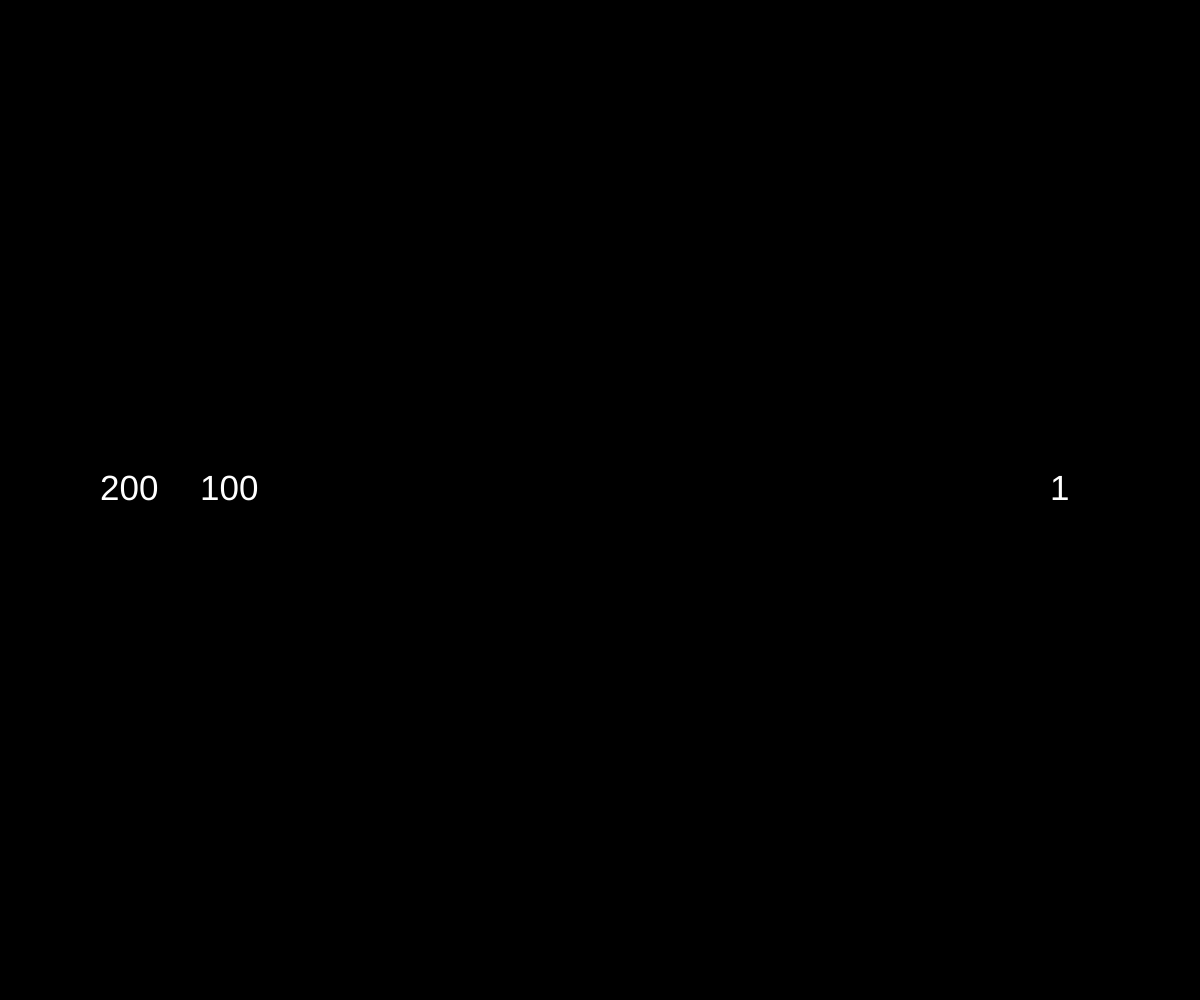
Frame 1 (no input)
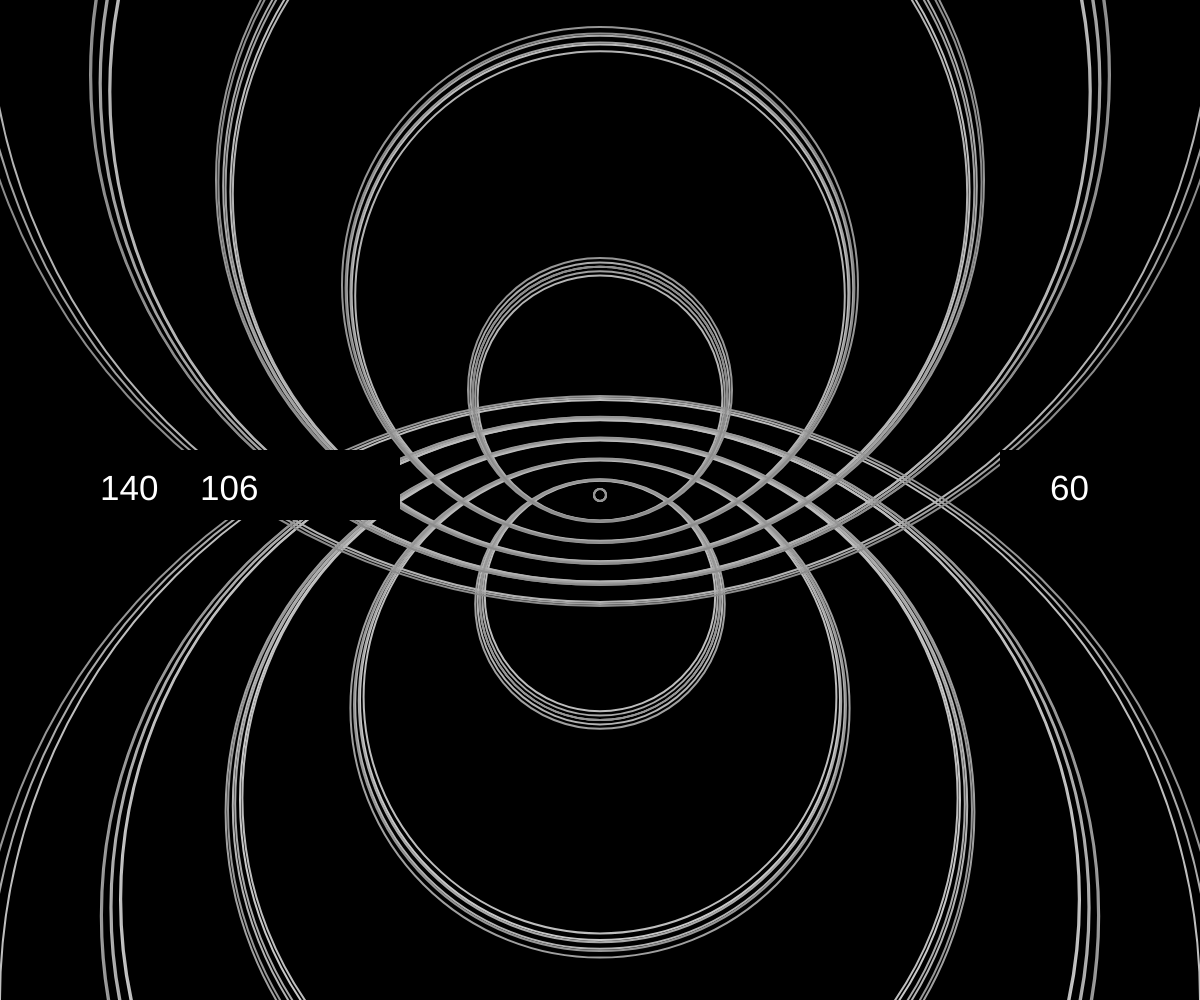
Frame 60 (no input)
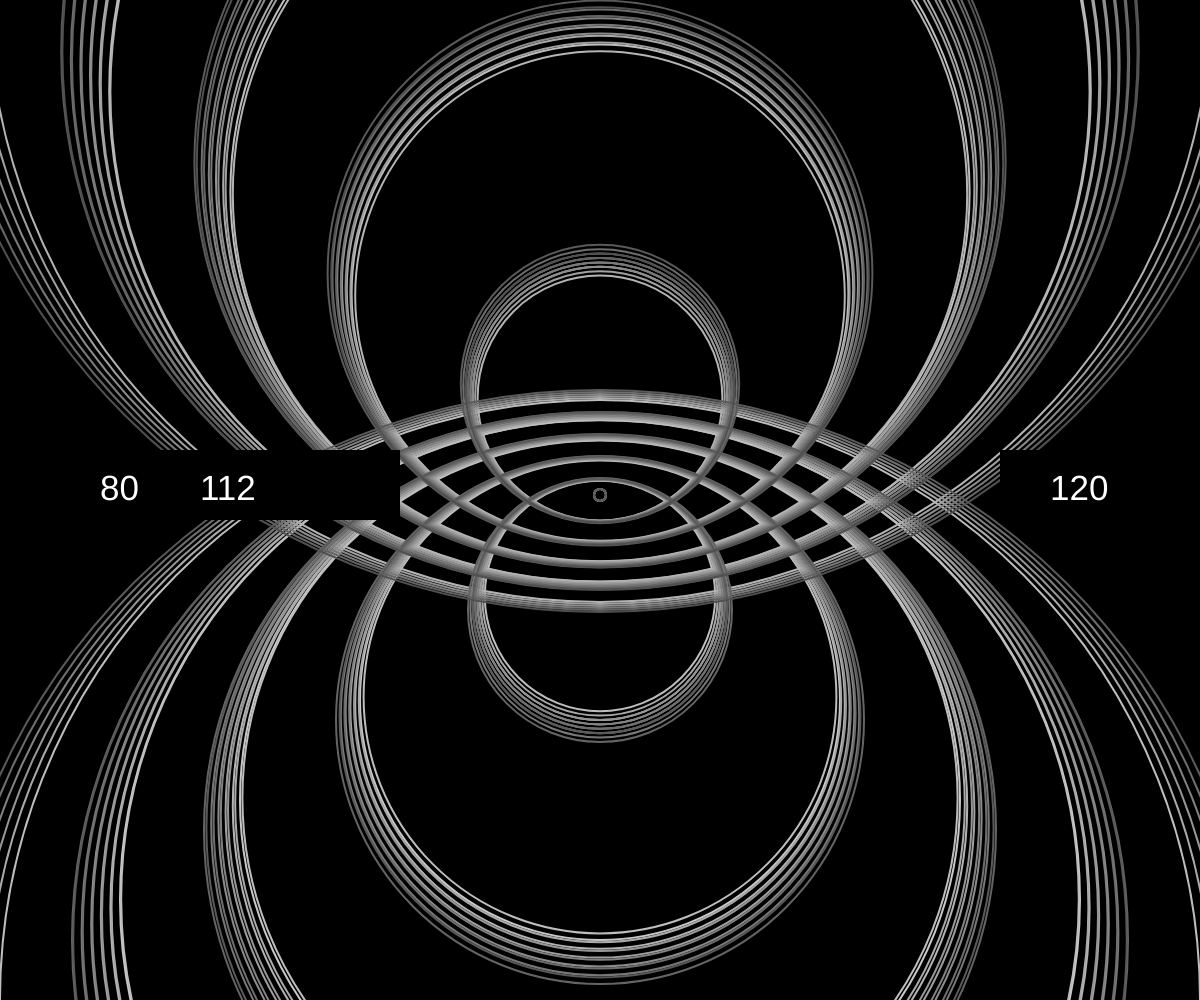
Frame 120 (the mouse pressed at the canvas centre since frame 60)

The p5.js sketch that drew these frames (run headless with seeded random() and noise() and a simulated clock; from frame 60 on, the mouse is pressed at the canvas centre):

// p5.js sketch
// ── sketch.js
let circleX;
let circleY;
let velocity;
let strokeColor;

function setup() {
  createCanvas(windowWidth, windowHeight);
  background("black");
  // rect(0,0,2000,2000);
  circleX = width/2;
  circleY = height/2;
  velocity = 100;
  velocityDecrement = 1;
  strokeT = 2;
  strokeColor = 200;
  strokeDecrement = 10;
}

// function windowResized() {
//   resizeCanvas(windowWidth, windowHeight);
// }

function draw() { 

//Sets Frame Rate
frameRate(30);

//Draws Canvas
fill("black");
stroke(0,0); 
rect(0, height/2-50, 400,70);
rect(width-200,height/2-50, 150,70);

//Draws Information Text
fill(255,255,255);
textSize(35);
text(`${frameCount}`, width-150, height/2);
text(`${strokeColor}`, 100, height/2);
text(`${velocity}`, 200, height/2);
// text(`${strokeT}`, 100, height/2-50);


//Draws Circles
fill(0,0);
strokeColor = constrain(strokeColor, 0, 255);
let circleSize = map(circleY, height/2, height, 0,windowWidth);
// let strokeH = map(circleY, 0, height, 2,20);
strokeWeight(strokeT);
stroke(strokeColor);
circle(circleX, circleY ,circleSize);

//Movement Logic
circleY += velocity;

  if (circleY >= height || circleY <= 0) {
    velocity *= -1;
    velocityDecrement *= -1;
    velocity += velocityDecrement;
    strokeColor -= strokeDecrement;
  }

  if (strokeColor <= 10 || strokeColor >= 240) {
    strokeDecrement *= -1;
  }
}


// circleY = 0 + frameCount*10 % height;
// stroke(200,200,200);

  // fill(0, 0); // Transparent fill

  // let strokeH = map(mouseY, height/2, 1920, 1, 0);
  // strokeMax = constrain(strokeH, 1,0);
  // strokeWeight(strokeH);// Draw the circle at the mouse position
  
  // let size = map(mouseY, height/2, height, 0, 2000);
  // size = constrain(size, -2000,2000);
  // circle(mouseX, mouseY, size); // Draw the circle at the mouse position
